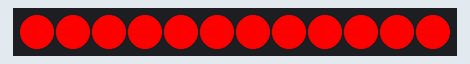
Recording of a sketch running on a simulated ESP8266 (NodeMCU). On the bench: 12 RGB LEDs in strip order, left to right.

Above: at 0.1 s.
At 1.1 s:
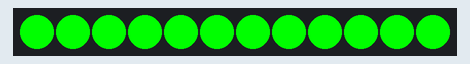
At 2.1 s:
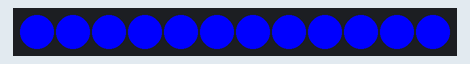

The sketch:

LEDRingRGBSwitch.ino
```cpp
/*
 * Used libraries
 * - Adafruit Neopixel by Adafruit 1.1.6 (https://github.com/adafruit/Adafruit_NeoPixel)
 *
 * to install: Sketch -> Include Library -> Manage Libraries -> Search
 */

#include <Adafruit_NeoPixel.h>
#ifdef __AVR__
  #include <avr/power.h>
#endif

#define PIN D5

// Parameter 1 = number of pixels in strip
// Parameter 2 = Arduino pin number (most are valid)
// Parameter 3 = pixel type flags, add together as needed:
//   NEO_KHZ800  800 KHz bitstream (most NeoPixel products w/WS2812 LEDs)
//   NEO_KHZ400  400 KHz (classic 'v1' (not v2) FLORA pixels, WS2811 drivers)
//   NEO_GRB     Pixels are wired for GRB bitstream (most NeoPixel products)
//   NEO_RGB     Pixels are wired for RGB bitstream (v1 FLORA pixels, not v2)
//   NEO_RGBW    Pixels are wired for RGBW bitstream (NeoPixel RGBW products)
Adafruit_NeoPixel strip = Adafruit_NeoPixel(12, PIN, NEO_GRB + NEO_KHZ800);

// IMPORTANT: To reduce NeoPixel burnout risk, add 1000 uF capacitor across
// pixel power leads, add 300 - 500 Ohm resistor on first pixel's data input
// and minimize distance between Arduino and first pixel.  Avoid connecting
// on a live circuit...if you must, connect GND first.

void setup() {
  // This is for Trinket 5V 16MHz, you can remove these three lines if you are not using a Trinket
  #if defined (__AVR_ATtiny85__)
    if (F_CPU == 16000000) clock_prescale_set(clock_div_1);
  #endif
  // End of trinket special code


  strip.begin();
  strip.show(); // Initialize all pixels to 'off'
}

void loop() {
  // Some example procedures showing how to display to the pixels:
  colorWipe(strip.Color(255, 0, 0), 0); // Red
  delay(1000);
  colorWipe(strip.Color(0, 255, 0), 0); // Green
  delay(1000);
  colorWipe(strip.Color(0, 0, 255), 0); // Blue
  delay(1000);
}

// Fill the dots one after the other with a color
void colorWipe(uint32_t c, uint8_t wait) {
  for(uint16_t i=0; i<strip.numPixels(); i++) {
    strip.setPixelColor(i, c);
    strip.show();
    delay(wait);
  }
}
```

Measured:
- by itself, everything shown: repeats every 3.0 s, in 3 steps
- what the display in image 1 shows lasts 1.0 s, from 1.0 s to 2.0 s
